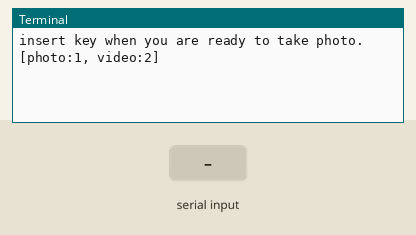
Recording of a program running on a simulated Raspberry Pi (BCM pin numbers). Parts: the last lines printed to the terminal. The test bench sets the inputs (shaded band). The clock reads 2024-03-15 10:24:30 at power-on unless the program sets it; the camera gives no picture and a still takes 0.5 s.

Above: at 1.2 s.
1.3 s: "1" typed at the terminal, then Enter
At 1.7 s:
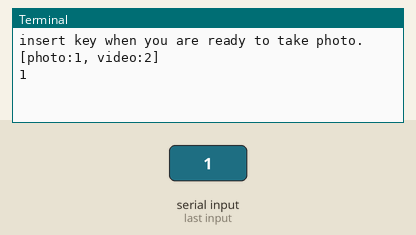
2.8 s: "2" typed at the terminal, then Enter
At 3.5 s:
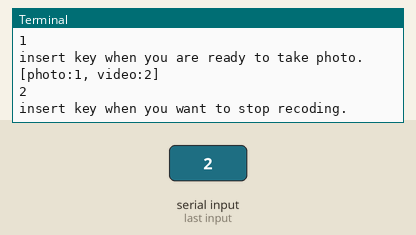
4.3 s: "0" typed at the terminal, then Enter
At 4.7 s:
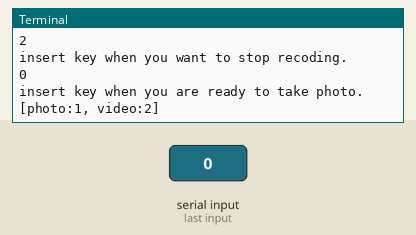

Measured:
- after the input at 1.3 s, the terminal: prints a new line at once (image 1)
- after the input at 2.8 s, the terminal: prints a new line at once (image 2)
- after the input at 4.3 s, the terminal: prints a new line at once (image 3)

The program:

camera_capture_file.py
```python
import time
import picamera

with picamera.PiCamera() as camera:
    try:
        camera.start_preview()
        while True:
            shutter = input('insert key when you are ready to take photo. [photo:1, video:2] ')
            now_str = time.strftime("%Y%m%d-%H%M%S")
            if shutter == 1:
                camera.capture('/home/pi/photo%s.gif' %now_str)
            elif shutter == 2:
                camera.start_recording('/home/pi/video%s.h264' %now_str)
                raw_input('insert key when you want to stop recoding.')
                camera.stop_recording()
    finally:
        camera.stop_preview()
        camera.close()
```
